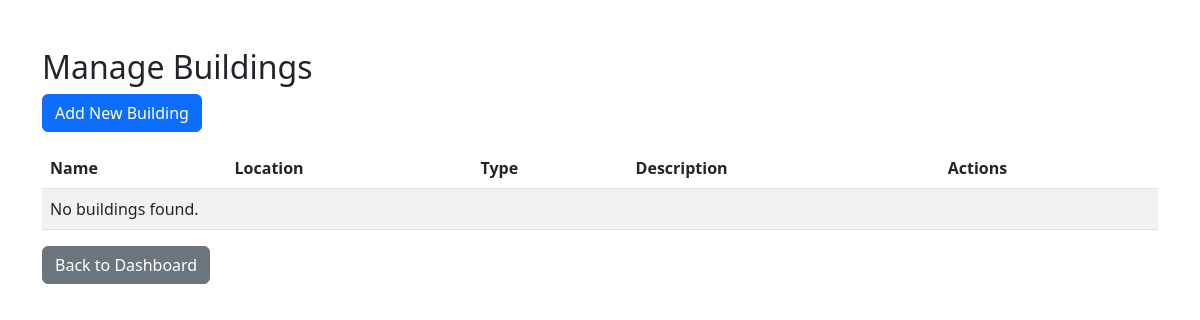
The page /buildings/ (signed in) on the database as committed earlier.
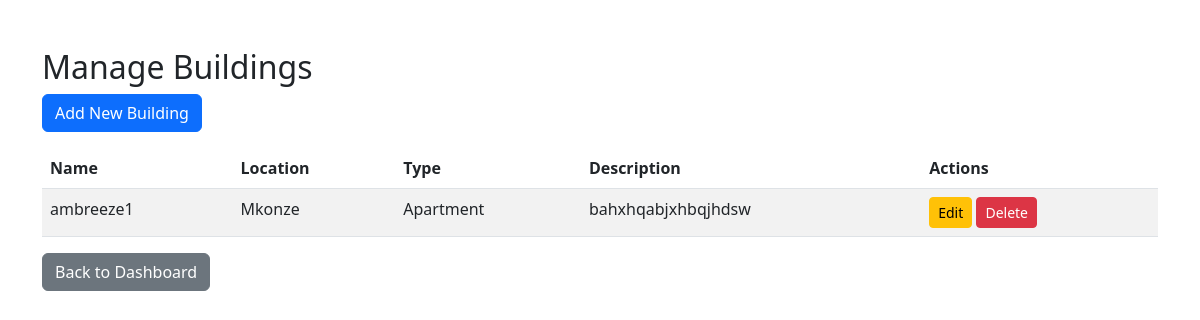
The same page on the database as committed later.
### core/models.py (models this page shows, shortened)
class Building(models.Model):
    TYPE_CHOICES = (
        ('apartment', 'Apartment'),
        ('house', 'House'),
    )
    name = models.CharField(max_length=255)
    location = models.CharField(max_length=255)
    type = models.CharField(max_length=20, choices=TYPE_CHOICES)
    description = models.TextField(blank=True)

### core/views.py (the view)
# urls.py: path('buildings/', views.BuildingListView.as_view(), name='building_list'),
class BuildingListView(ListView):
    model = Building
    template_name = 'core/building_list.html'
    context_object_name = 'buildings'
    def get(self, request, *args, **kwargs):
        if request.user.role != 'admin':
            messages.error(request, "Access denied: You are not authorized to view this page.")
            return HttpResponseForbidden("Access denied")
        return super().get(request, *args, **kwargs)

### core/templates/core/building_list.html
{% extends 'core/base.html' %}
{% block content %}
<div class="mt-5">
    <h2>Manage Buildings</h2>
    <a href="{% url 'building_create' %}" class="btn btn-primary mb-3">Add New Building</a>
    <table class="table table-striped">
        <thead>
            <tr>
                <th>Name</th>
                <th>Location</th>
                <th>Type</th>
                <th>Description</th>
                <th>Actions</th>
            </tr>
        </thead>
        <tbody>
            {% for building in buildings %}
            <tr>
                <td>{{ building.name }}</td>
                <td>{{ building.location }}</td>
                <td>{{ building.get_type_display }}</td>
                <td>{{ building.description }}</td>
                <td>
                    <a href="{% url 'building_update' building.pk %}" class="btn btn-sm btn-warning">Edit</a>
                    <a href="{% url 'building_delete' building.pk %}" class="btn btn-sm btn-danger">Delete</a>
                </td>
            </tr>
            {% empty %}
            <tr>
                <td colspan="5">No buildings found.</td>
            </tr>
            {% endfor %}
        </tbody>
    </table>
    <a href="{% url 'admin_dashboard' %}" class="btn btn-secondary">Back to Dashboard</a>
</div>
{% endblock %}

Rows that differ between the two databases and show on the page:
added Building: name "ambreeze1", location "Mkonze", type "Apartment", description "bahxhqabjxhbqjhdsw"
Other text that changed with them:
text no longer shown: "No buildings found."
